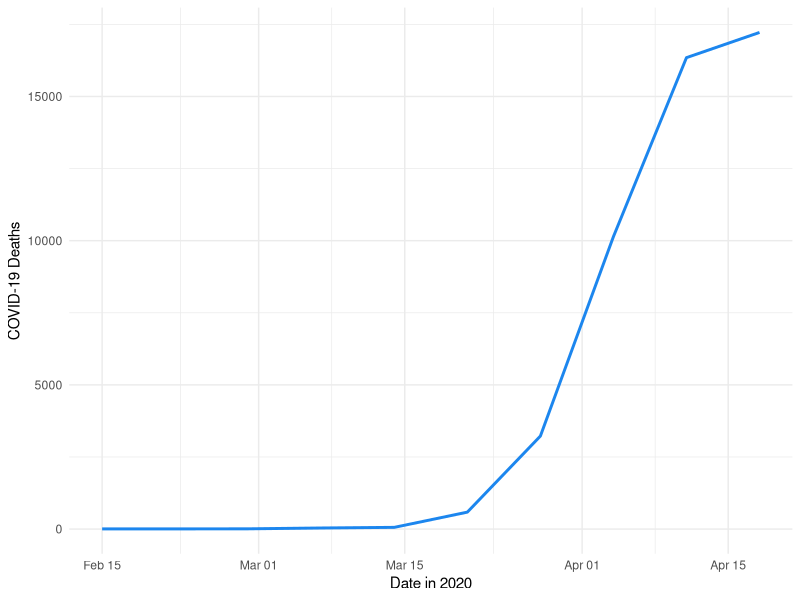
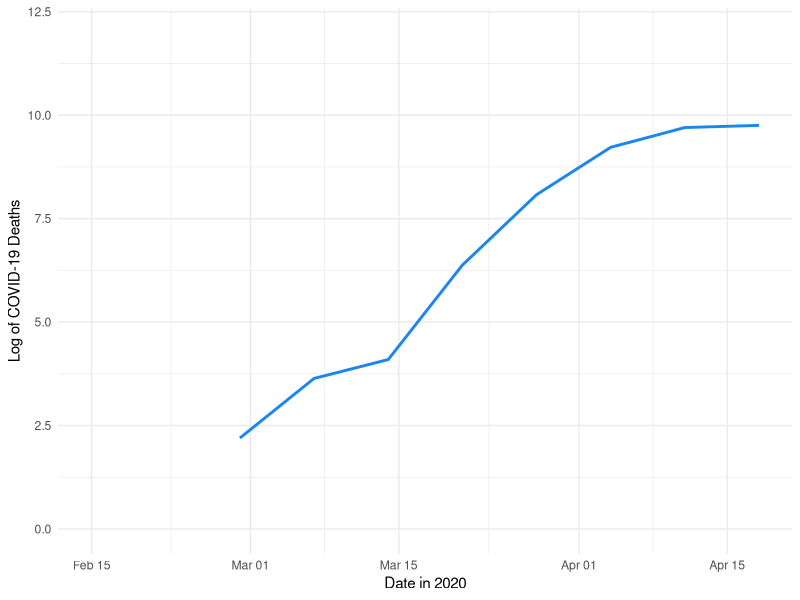
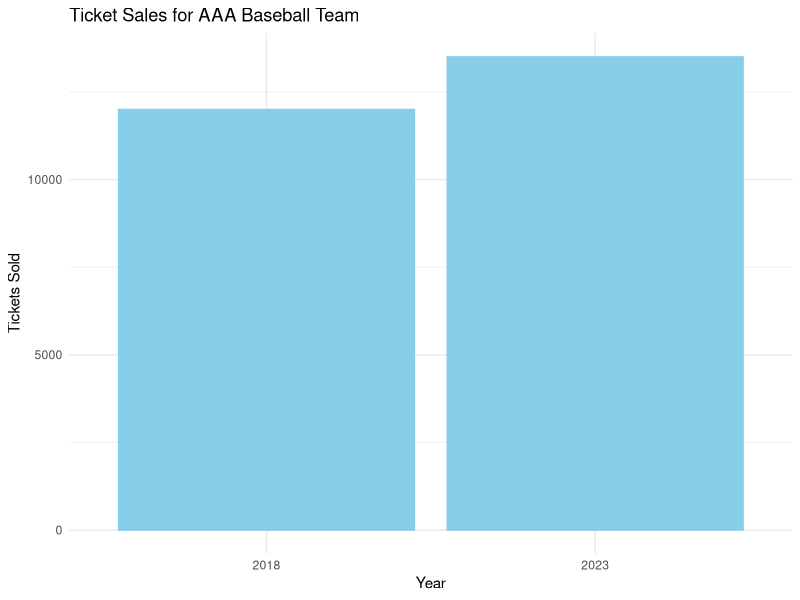
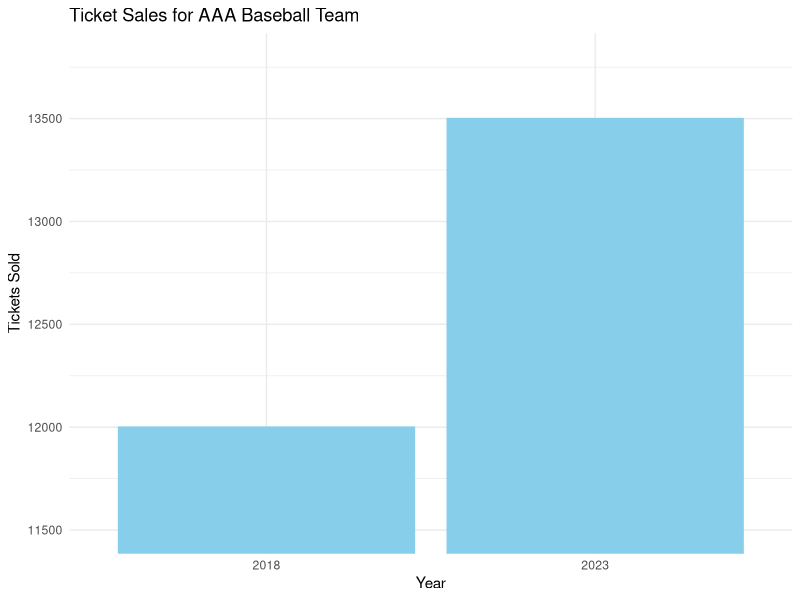

These figures' R source, in order:
## ---- chunk 1
#| label: fig-set-up
#| echo: false
#| eval: true

# Add all necessary libraries here.
library(ggplot2)
library(dplyr)
library(knitr)
library(kableExtra)

# Datasets used.
covid <- read.csv("2020 US Covid Deaths.csv")

## ---- chunk 2
#| label: fig-covid
#| echo: false
#| eval: true
#| fig-cap: "COVID-19 deaths in the United States. Data from Febrary 9 through April 18, 2020.  Data provided by @COVIDdeaths."
#| layout-ncol: 2
#| fig-subcap: 
#|  - "Linear scale"
#|  - "logarithmic scale"
#| fig-width: 6
#| fig-height: 4


covid$End.Date <- as.Date(covid$End.Date, format = "%m/%d/%Y")

covid_filtered <- covid %>% 
  filter(End.Date >= "2020-02-09") %>%
  filter(End.Date <= "2020-04-18")

covid_filtered2 <- covid_filtered %>%
  mutate(COVID.19.Deaths = if_else(End.Date < "2020-02-29", NA, COVID.19.Deaths))

ggplot(covid_filtered, aes(x = End.Date, y = COVID.19.Deaths)) +
  geom_line(color = "dodgerblue2", size = 1) + # Line properties
  labs(
    x = "Date in 2020",
    y = "COVID-19 Deaths"
  ) +
  theme_minimal()

ggplot(covid_filtered2, aes(x = End.Date, y = log(COVID.19.Deaths))) +
  geom_line(color = "dodgerblue2", size = 1) + # Line properties
  labs(
    x = "Date in 2020",
    y = "Log of COVID-19 Deaths"
  ) +
  ylim(0, 12) +
  theme_minimal()

## ---- chunk 3
#| label: fig-topics
#| echo: false
#| eval: true
#| fig-cap: "Potential topics used for generating plots sorted into the sets outlined in the paper."

topics <- data.frame(
  Noncontroversial = c("Movies from a particular studio in a year",
              "Graduation rates at public universities", 
              "Ticket sales of  minor league baseball team",
              "Adoption rates at a pet shelter"),
  Controversial = c("Changes in unemployment rate",
           "Government spending",
           "Changes in average temperatures over time",
           "Gun deaths in a major city")
)

kable(topics)

## ---- chunk 4
#| label: fig-bar
#| echo: false
#| eval: true
#| fig-cap: "Example of a bar chart related to ticket sales of a fictional AAA baseball team in 2018 and 2023."
#| layout-ncol: 2
#| fig-subcap: 
#|  - "Control"
#|  - "Deceptive"
#| fig-width: 6
#| fig-height: 4

RubberDucks <- data.frame(
  Year = c("2018", "2023"),
  Sales = c(12000, 13500)
)

ggplot(RubberDucks, aes(x = Year, y = Sales)) +
  geom_bar(stat = "identity", color = "skyblue", fill = "skyblue") +
  labs(title = "Ticket Sales for AAA Baseball Team",
       x = "Year",
       y = "Tickets Sold") +
  theme_minimal()

ggplot(RubberDucks, aes(x = Year, y = Sales)) +
  geom_bar(stat = "identity", color = "skyblue", fill = "skyblue") + coord_cartesian(ylim = c(11500, 13800)) +
  labs(title = "Ticket Sales for AAA Baseball Team",
       x = "Year",
       y = "Tickets Sold") +
  theme_minimal()
